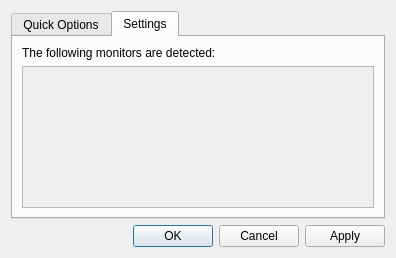
<?xml version="1.0" encoding="UTF-8"?>
<ui version="4.0">
 <class>MonitorSettingsDialog</class>
 <widget class="QDialog" name="MonitorSettingsDialog">
  <property name="geometry">
   <rect>
    <x>0</x>
    <y>0</y>
    <width>396</width>
    <height>258</height>
   </rect>
  </property>
  <property name="windowTitle">
   <string>Monitor Settings</string>
  </property>
  <layout class="QVBoxLayout" name="verticalLayout">
   <item>
    <widget class="QTabWidget" name="tabWidget">
     <property name="currentIndex">
      <number>1</number>
     </property>
     <widget class="QWidget" name="quickOptionsTab">
      <attribute name="title">
       <string>Quick Options</string>
      </attribute>
      <layout class="QVBoxLayout" name="verticalLayout_3">
       <item>
        <widget class="QPushButton" name="useBoth">
         <property name="text">
          <string>Show the same screen on both laptop LCD and external monitor</string>
         </property>
        </widget>
       </item>
       <item>
        <widget class="QPushButton" name="externalOnly">
         <property name="text">
          <string>Turn off laptop LCD and use external monitor only</string>
         </property>
        </widget>
       </item>
       <item>
        <widget class="QPushButton" name="laptopOnly">
         <property name="text">
          <string>Turn off external monitor and use laptop LCD only</string>
         </property>
        </widget>
       </item>
       <item>
        <spacer name="verticalSpacer">
         <property name="orientation">
          <enum>Qt::Vertical</enum>
         </property>
         <property name="sizeHint" stdset="0">
          <size>
           <width>20</width>
           <height>40</height>
          </size>
         </property>
        </spacer>
       </item>
      </layout>
     </widget>
     <widget class="QWidget" name="settingsTab">
      <attribute name="title">
       <string>Settings</string>
      </attribute>
      <layout class="QVBoxLayout" name="verticalLayout_2">
       <item>
        <widget class="QLabel" name="label">
         <property name="text">
          <string>The following monitors are detected:</string>
         </property>
        </widget>
       </item>
       <item>
        <widget class="QScrollArea" name="scrollArea">
         <property name="widgetResizable">
          <bool>true</bool>
         </property>
         <widget class="QWidget" name="scrollAreaWidgetContents">
          <property name="geometry">
           <rect>
            <x>0</x>
            <y>0</y>
            <width>366</width>
            <height>158</height>
           </rect>
          </property>
          <layout class="QVBoxLayout" name="monitorLayout">
           <item>
            <spacer name="verticalSpacer_2">
             <property name="orientation">
              <enum>Qt::Vertical</enum>
             </property>
             <property name="sizeHint" stdset="0">
              <size>
               <width>20</width>
               <height>147</height>
              </size>
             </property>
            </spacer>
           </item>
          </layout>
         </widget>
        </widget>
       </item>
      </layout>
     </widget>
    </widget>
   </item>
   <item>
    <widget class="QDialogButtonBox" name="buttonBox">
     <property name="orientation">
      <enum>Qt::Horizontal</enum>
     </property>
     <property name="standardButtons">
      <set>QDialogButtonBox::Apply|QDialogButtonBox::Cancel|QDialogButtonBox::Ok</set>
     </property>
    </widget>
   </item>
  </layout>
 </widget>
 <resources/>
 <connections>
  <connection>
   <sender>buttonBox</sender>
   <signal>rejected()</signal>
   <receiver>MonitorSettingsDialog</receiver>
   <slot>reject()</slot>
   <hints>
    <hint type="sourcelabel">
     <x>320</x>
     <y>253</y>
    </hint>
    <hint type="destinationlabel">
     <x>286</x>
     <y>257</y>
    </hint>
   </hints>
  </connection>
  <connection>
   <sender>buttonBox</sender>
   <signal>accepted()</signal>
   <receiver>MonitorSettingsDialog</receiver>
   <slot>accept()</slot>
   <hints>
    <hint type="sourcelabel">
     <x>210</x>
     <y>242</y>
    </hint>
    <hint type="destinationlabel">
     <x>315</x>
     <y>-14</y>
    </hint>
   </hints>
  </connection>
 </connections>
</ui>
